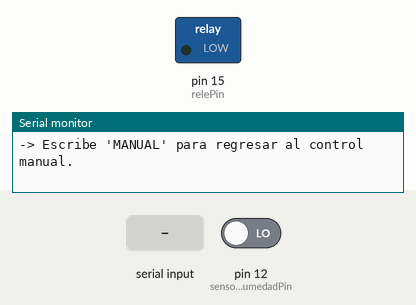
Simulated run of this sketch. Board: Arduino Uno, built with avr-gcc and run on an emulated ATmega328P. On the bench: switched loads named in the sketch (green lamp = pin HIGH), the last lines printed to the serial monitor. Inputs (shaded band) come from the test bench; at power-on: pin 12 (sensorHumedadPin) LOW.

Above: at 1.3 s.
1.4 s: "ON\n" received over Serial
At 2.2 s:
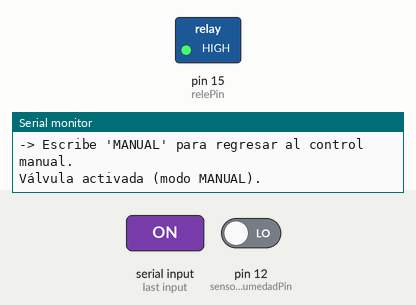
2.9 s: "OFF\n" received over Serial
At 3.4 s:
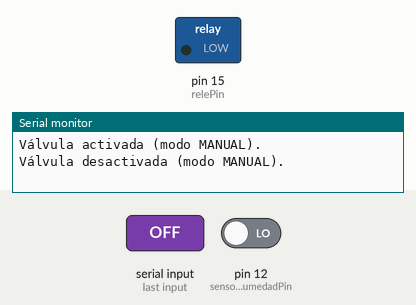
4.4 s: "AUTO\n" received over Serial
5.9 s: pin 12 (sensorHumedadPin) driven HIGH
At 7.6 s:
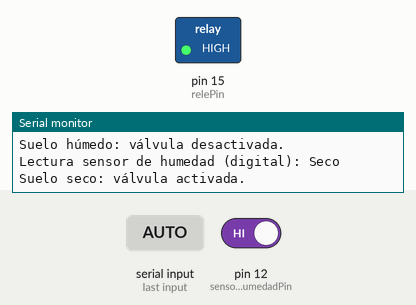
8.0 s: pin 12 (sensorHumedadPin) driven LOW
At 9.8 s:
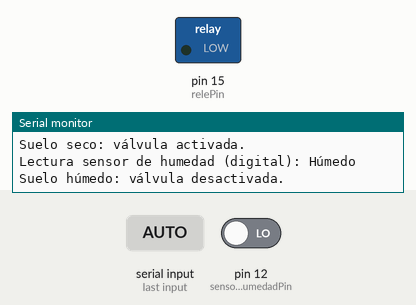
Timing chart, 0 to 11.0 s (numbered marks = the images above; inputs shaded):
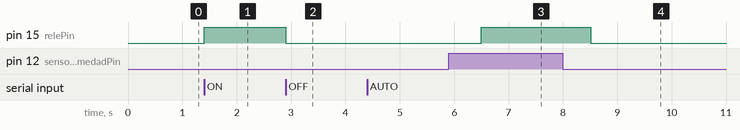

Measured:
- after the input at 1.4 s, pin 15 (relePin): LOW → HIGH at once
- after the input at 2.9 s, pin 15 (relePin): HIGH → LOW at once
- after the input at 5.9 s, pin 15 (relePin): LOW → HIGH after 0.60 s
- after the input at 8.0 s, pin 15 (relePin): HIGH → LOW after 0.51 s

The sketch:

Codigo_Arduino.ino
```cpp
// Definir el pin de control del relé y el sensor de humedad digital
const int relePin = 15;          // Pin donde está conectado el relé
const int sensorHumedadPin = 12;   // Sensor de humedad conectado a D12

// Variable para definir el modo de operación:
// false = Modo MANUAL, true = Modo AUTOMÁTICO
bool modoAutomatico = false;

void setup() {
  // Iniciar la comunicación serie
  Serial.begin(9600);

  // Configurar el pin del relé como salida
  pinMode(relePin, OUTPUT);
  // Asegurarse de que la válvula esté apagada al inicio
  digitalWrite(relePin, LOW);

  // Configurar el sensor de humedad como entrada digital
  pinMode(sensorHumedadPin, INPUT);

  // Mensaje de bienvenida e instrucciones
  Serial.println("Control de la válvula:");
  Serial.println("-> Escribe 'ON' para activar y 'OFF' para desactivar la válvula (modo MANUAL).");
  Serial.println("-> Escribe 'AUTO' para activar el control automático basado en el sensor de humedad.");
  Serial.println("-> Escribe 'MANUAL' para regresar al control manual.");
}

void loop() {
  // Procesamiento de comandos enviados por el monitor serial
  if (Serial.available() > 0) {
    String comando = Serial.readStringUntil('\n'); // Lee el comando hasta un salto de línea
    comando.trim(); // Elimina espacios o saltos extra

    // Si se está en modo MANUAL, se procesan los comandos ON/OFF
    if (comando == "ON" && !modoAutomatico) {
      digitalWrite(relePin, HIGH);
      Serial.println("Válvula activada (modo MANUAL).");
    }
    else if (comando == "OFF" && !modoAutomatico) {
      digitalWrite(relePin, LOW);
      Serial.println("Válvula desactivada (modo MANUAL).");
    }
    else if (comando == "AUTO") {
      modoAutomatico = true;
      Serial.println("Modo AUTOMÁTICO activado. El sensor de humedad controlará la válvula.");
    }
    else if (comando == "MANUAL") {
      modoAutomatico = false;
      Serial.println("Modo MANUAL activado. Ahora puedes controlar la válvula con ON/OFF.");
    }
    else {
      Serial.println("Comando no reconocido. Usa ON, OFF, AUTO o MANUAL.");
    }
  }

  // Si el modo AUTOMÁTICO está activado, se lee el sensor digital de humedad y se actúa en consecuencia
  if (modoAutomatico) {
    int lecturaHumedad = digitalRead(sensorHumedadPin);

    // Se asume que:
    //   HIGH -> Suelo seco (se requiere riego)
    //   LOW  -> Suelo húmedo (no se requiere riego)
    Serial.print("Lectura sensor de humedad (digital): ");
    if (lecturaHumedad == HIGH) {
      Serial.println("Seco");
      digitalWrite(relePin, HIGH);  // Activa la válvula
      Serial.println("Suelo seco: válvula activada.");
    } else {
      Serial.println("Húmedo");
      digitalWrite(relePin, LOW);   // Desactiva la válvula
      Serial.println("Suelo húmedo: válvula desactivada.");
    }

    // Pausa para evitar saturar el monitor serie
    delay(2000);
  }
}
```
